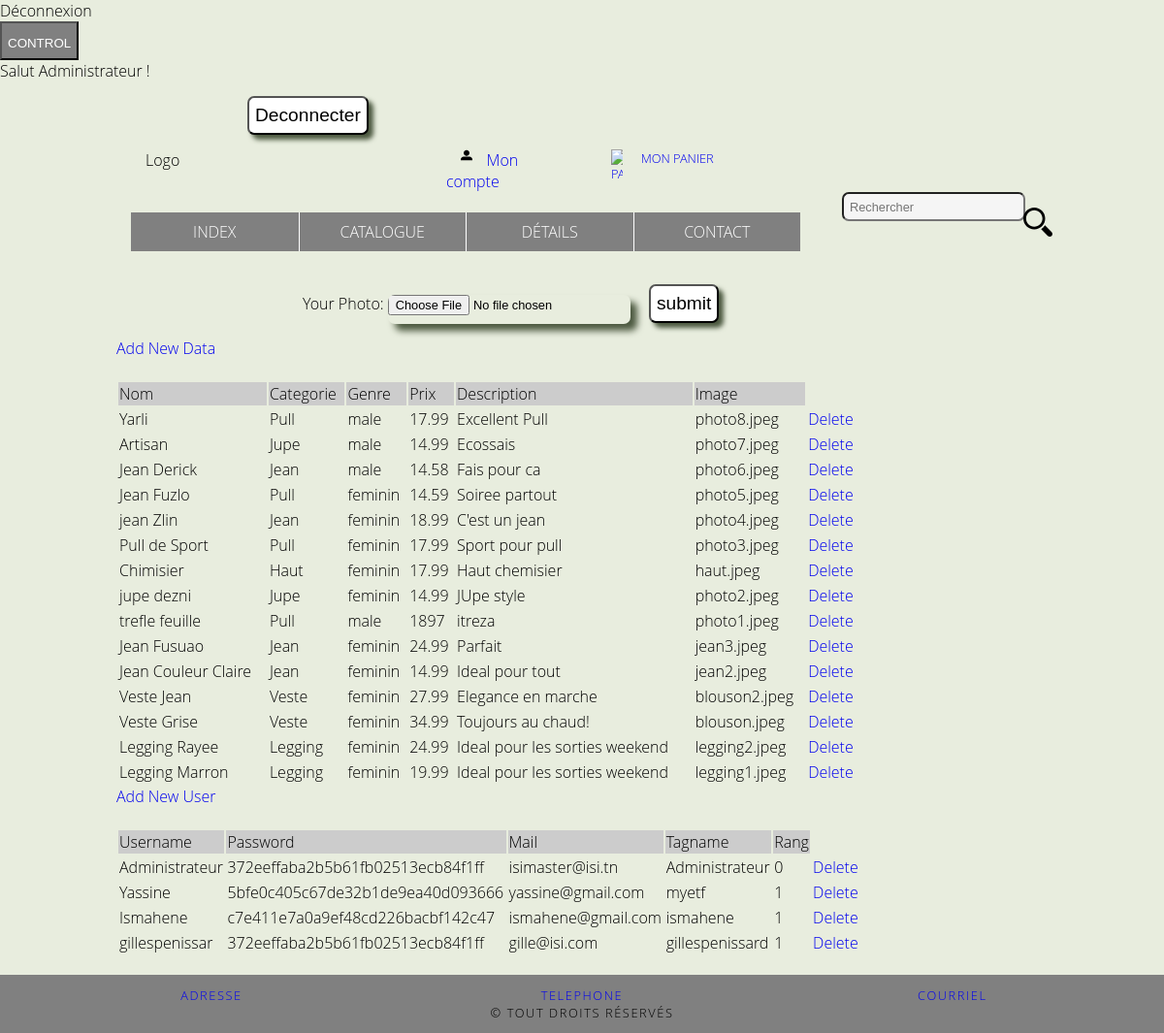
Page /control.php (signed in) on the committed database.
### tables this page shows
CREATE TABLE `article` (
  `id` int(11) NOT NULL,
  `nom` varchar(50) NOT NULL,
  `categorie` varchar(50) NOT NULL,
  `genre` varchar(50) NOT NULL,
  `prix` varchar(50) NOT NULL,
  `description` varchar(1024) DEFAULT NULL,
  `image` varchar(50) NOT NULL
);

CREATE TABLE `user` (
  `id` int(11) NOT NULL,
  `username` varchar(50) NOT NULL,
  `password` varchar(50) NOT NULL,
  `mail` varchar(99) NOT NULL,
  `tagname` varchar(50) NOT NULL,
  `rang` int(11) NOT NULL
);

### check_connect.php (called while the page is built, shortened)
<?php
require_once 'user_authenticate.php';
function is_logged_in(){
    return (array_key_exists(PS_USERNAME,$_SESSION) && ! empty($_SESSION[PS_USERNAME]));
}

### database/conn.php (called while the page is built, shortened)
<?php
$mysqli = new mysqli(CONN_HOST, CONN_USER, CONN_PWD, DBNAME);
function get_user_list($cat_id=false) {
    global $mysqli;
    $queryStr = 'SELECT * FROM user';
    $res = $mysqli->query($queryStr);
    $resultat = array();
    if ($res && ($res->num_rows > 0)) {
        while ($user = $res->fetch_assoc()) {
            $resultat[$user['id']] = $user;
        };
    };
    return $resultat;
};
$users=get_user_list();

### user_authenticate.php (called while the page is built, shortened)
<?php
require_once ('conn.php');

### control.php (the view, shortened to what this page needs)
<?php
$page_title = 'Control';
require_once ('check_connect.php');
require_once ('database/conn.php');
require_once ('views/page_head.php');
require_once ('views/header.php');
$result = mysqli_query($mysqli, "SELECT * FROM article ORDER BY id DESC");
$users = get_user_list();
?>
<?php if ((is_logged_in())&&(array_key_exists('rang', $_SESSION))&&($_SESSION['rang']==0)){?>
<main>
    <div class="container">
        <section class="main row">
            <form action="_upload.php" method="post" enctype="multipart/form-data">
                Your Photo: <input type="file" name="image_files" size="25" />
                <input type="submit" value="submit" name="upload_Submit" />
            </form>
            <a href="database/table_data/add.html">Add New Data</a><br/><br/>
            <table width='80%' border=0>
                <tr bgcolor='#CCCCCC'>
                    <td>Nom</td>
                    <td>Categorie</td>
                    <td>Genre</td>
                    <td>Prix</td>
                    <td>Description</td>
                    <td>Image</td>
                </tr>
                <?php
                while($res = mysqli_fetch_array($result)) {
                    echo "<tr>";
                    echo "<td>".$res['nom']."</td>";
                    echo "<td>".$res['categorie']."</td>";
                    echo "<td>".$res['genre']."</td>";
                    echo "<td>".$res['prix']."</td>";
                    echo "<td>".$res['description']."</td>";
                    echo "<td>".$res['image']."</td>";
                    echo "<td><a href=\"database/table_data/delete_user.php?id=$res[id]\" onClick=\"return confirm('Are you sure you want to delete?')\">Delete</a></td>";
                }
                ?>
            </table>
            <a href="database/table_user/add.html">Add New User</a><br/><br/>
            <table width='80%' border=0>
                <tr bgcolor='#CCCCCC'>
                    <td>Username</td>
                    <td>Password</td>
                    <td>Mail</td>
                    <td>Tagname</td>
                    <td>Rang</td>
                </tr>
                <?php foreach($users as $user ){ ?>
                    <tr>
                    <td><?=$user['username']?></td>
                    <td><?=$user['password']?></td>
                    <td><?=$user['mail']?></td>
                    <td><?=$user['tagname']?></td>
                    <td><?=$user['rang']?></td>
                    <td><a href="database/table_user/delete_user.php?id=<?=$user['id']?>" >Delete</a></td>
                    </tr>
                        <?php } ?>
            </table>
        </section>
    </div>
</main><?php }?>
<?php
require_once 'views/footer.php';
?>
</body>
</html>

### views/page_head.php (shortened to what this page needs)
<!DOCTYPE html>
<html lang="en">
<head>
    <link rel="stylesheet" href="https://ajax.googleapis.com/ajax/libs/jqueryui/1.12.1/themes/smoothness/jquery-ui.css">
    <link rel="stylesheet" href="css/font-awesome.css"/>
    <link rel="stylesheet" href="style/main.css" />
    <link rel="stylesheet" href="style/lightbox.css" />
    <link rel="stylesheet" href="style/remodal.css" />
    <link rel="stylesheet" href="style/remodal-default-theme.css" />
</head>
<body>
<h4><?php echo is_logged_in() ? 'Déconnexion' : 'Connexion'; ?></h4>
<?php
require 'views/login_out_form.php';
?>

### views/login_out_form.php (shortened to what this page needs)
<?php if ((is_logged_in())&&(array_key_exists('rang', $_SESSION))&&($_SESSION['rang']==0)){?><a href="control.php"><button id="controlroom" >Control</button></a><?php }?>
<?php if (is_logged_in()) { ?>
    <span>Salut <?= $_SESSION[PS_USERNAME] ?> ! </span>
    <form name="logout" method="post">
        <input type="submit" name="logout_btn" value="Deconnecter" />
    </form>
<?php } ?>

### views/header.php (shortened to what this page needs)
<header>
<?php
   include 'views/sub_menu.php';
    include 'views/menu.php';
    ?>
</header>

### views/sub_menu.php (shortened to what this page needs)
<div id="menu_icons">
<div id="#sub_menu">
    <div class="container">
        <div class="row col-12">
            <div class="logo col-4 col-m-1">Logo</div>
            <div class="user col-2 col-m-3">
                <a href="compte.php"><img class="col-4" src="images/compte.svg" alt="compte"> Mon compte</a>
            </div>
            <div class="panier col-2 col-m-3">
                <a href="#"><img class="col-4" src="images/panier.svg" alt="panier">Mon panier</a>
            </div>
        </div>
    </div>
</div>

### views/menu.php (shortened to what this page needs)
<div class="container">
    <div class="row">
            <div id="menu" class="col-9">
                <ul>
                    <li class="<?php if($page_title== 'Accueil'){
                        echo 'active'; } ?> "><a href="index.php">Index</a></li>
                    <li class="<?php if($page_title == 'Catalogue'){
                        echo 'active'; } ?>"><a href="catalogue.php">Catalogue</a></li>
                    <li class="<?php if ($page_title == 'details'){
                        echo 'active'; } ?>"><a href="details.php">Détails</a></li>
                    <li class="<?php if ($page_title == 'Contact'){
                        echo 'active'; } ?>"><a href="contact.php">Contact</a></li>
                </ul>
            </div>
            <div class="search col-3 col-m-3">
                <form action="" method="post" id="search_mini_form">
                    <input type="search" name="text" id="" value="" placeholder="Rechercher">
                    <a href="catalogue.php"><img class="col-2" src="images/loupe.svg" alt="loupe"></a>
                </form>
            </div>
    </div>
</div>

### views/footer.php (shortened to what this page needs)
<footer class="copyright ">
    <div class="row container col-12">
        <div class="col-4"><a href="contact.php">Adresse</a></div>
        <div class="col-4"><a href="contact.php">Telephone</a></div>
        <div class="col-4"><a href="contact.php">Courriel</a></div>
    </div>
    <div class="row container">
        &copy; Tout droits réservés
    </div>
</footer>

### style/main.css (style rules this page uses)
* { box-sizing: border-box; }
aside, div, section, header, footer, nav { display: block; }
html, body, #wrapper, article { margin: 0; padding: 0; font-family: 'Open Sans', sans-serif; font-weight: 300; }
body { margin: 0 auto; background-color: #e8edde; width: 100%; height: 100%; }
img { max-width: 100%; }
.container { width: 80%; margin:0 auto; }
.col-2 { width: 16.66%; }
.col-3 { width: 25%; }
.col-4 { width: 33.33%; }
.col-9 { width: 75%; }
.col-12 { width: 100%; }
[class*="col-"] { float: left; padding: 0 15px; }
.row:after { content: ""; clear: both; display: block; }
ul { list-style-type: none; overflow: hidden; margin: 0; padding: 0; }
a { text-decoration: none; padding: 0; margin: 0; }
h1, h2, h3, h4, h5, p { font-weight: 300; margin: 0; padding: 0; }
#sub_menu .user, .panier, .search { color: #FFFFFF; text-transform: uppercase; text-align: center; font-size: 0.8rem; }
input[type="search"] { width: 90%; background-color:#f5f5f5; min-height: 30px; color: #999; font-size: 0.8rem; padding-left: 3%; border-radius: 7px 7px 7px 7px; position: relative; margin-left: 2%; }
form#search_mini_form { width: 100%; }
img[alt=loupe] { font-size: 2rem; position: absolute; width: 60px; height: 60px; margin: 0.1% 0 0 -1.4%; }
#menu ul { list-style-type: none; margin: 0; padding: 0; overflow: hidden; margin-top: 3%; }
#menu li { float: left; width: 25%; }
#menu li + li { border-left: 1px solid #fff; }
#menu a { display: block; line-height: 40px; color:#fff; height: 40px; background-color: gray; text-align:center; text-transform: uppercase; text-decoration: none; }
form { width: 60%; margin: 0 auto; }
label, input[type=text], #is_email, input[type=tel], input[type=file], input[type=number],input[type=password] { color: black; font-size: 0.8rem; border-radius: 7px 7px 7px 7px; margin-top: 10px; height: 30px; width: 250px; letter-spacing: inherit; }
input[type=text], #is_email, input[type=tel], input[type=file], input[type=number],input[type=password] { box-shadow: 7px 7px 7px #4c5940; }
input[type=submit] { font-size: 1.2rem; background-color: white; margin: 15px; border-radius: 7px 7px 7px 7px; box-shadow: 5px 5px 5px #4c5940; height: 40px; max-width: 200px; cursor: pointer; }
#controlroom { display: block; line-height: 40px; color:#fff; height: 40px; background-color: gray; text-align:center; text-transform: uppercase; text-decoration: none; }
.main { margin-top: 2%; margin-bottom: 2%; }
.copyright { background-color:gray ; min-height: 50px; text-align: center; padding: 1%; letter-spacing: 0.1rem; font-size: 0.8rem; text-transform: uppercase; }

### style/lightbox.css (style rules this page uses)
body:after { content: url(../images/close.png) url(../images/loading.gif) url(../images/prev.png) url(../images/next.png); display: none; }

### rows in the picture
article: nom "Yarli", categorie "Pull", genre "male", prix "17.99", description "Excellent Pull", image "photo8.jpeg"
article: nom "Artisan", categorie "Jupe", genre "male", prix "14.99", description "Ecossais", image "photo7.jpeg"
article: nom "Jean Derick", categorie "Jean", genre "male", prix "14.58", description "Fais pour ca", image "photo6.jpeg"
article: nom "Jean Fuzlo", categorie "Pull", genre "feminin", prix "14.59", description "Soiree partout", image "photo5.jpeg"
article: nom "jean Zlin", categorie "Jean", genre "feminin", prix "18.99", description "C'est un jean", image "photo4.jpeg"
article: nom "Pull de Sport", categorie "Pull", genre "feminin", prix "17.99", description "Sport pour pull", image "photo3.jpeg"
article: nom "Chimisier", categorie "Haut", genre "feminin", prix "17.99", description "Haut chemisier", image "haut.jpeg"
article: nom "jupe dezni", categorie "Jupe", genre "feminin", prix "14.99", description "JUpe style", image "photo2.jpeg"
article: nom "trefle feuille", categorie "Pull", genre "male", prix "1897", description "itreza", image "photo1.jpeg"
article: nom "Jean Fusuao", categorie "Jean", genre "feminin", prix "24.99", description "Parfait", image "jean3.jpeg"
article: nom "Jean Couleur Claire", categorie "Jean", genre "feminin", prix "14.99", description "Ideal pour tout", image "jean2.jpeg"
article: nom "Veste Jean", categorie "Veste", genre "feminin", prix "27.99", description "Elegance en marche", image "blouson2.jpeg"
article: nom "Veste Grise", categorie "Veste", genre "feminin", prix "34.99", description "Toujours au chaud!", image "blouson.jpeg"
article: nom "Legging Rayee", categorie "Legging", genre "feminin", prix "24.99", description "Ideal pour les sorties weekend", image "legging2.jpeg"
article: nom "Legging Marron", categorie "Legging", genre "feminin", prix "19.99", description "Ideal pour les sorties weekend", image "legging1.jpeg"
user: username "Administrateur", password "372eeffaba2b5b61fb02513ecb84f1ff", mail "isimaster@isi.tn", tagname "Administrateur", rang "0"
user: username "Yassine", password "5bfe0c405c67de32b1de9ea40d093666", mail "yassine@gmail.com", tagname "myetf", rang "1"
user: username "Ismahene", password "c7e411e7a0a9ef48cd226bacbf142c47", mail "ismahene@gmail.com", tagname "ismahene", rang "1"
user: username "gillespenissar", password "372eeffaba2b5b61fb02513ecb84f1ff", mail "gille@isi.com", tagname "gillespenissard", rang "1"

### other values in the picture
$_SESSION[PS_USERNAME] "Administrateur"
